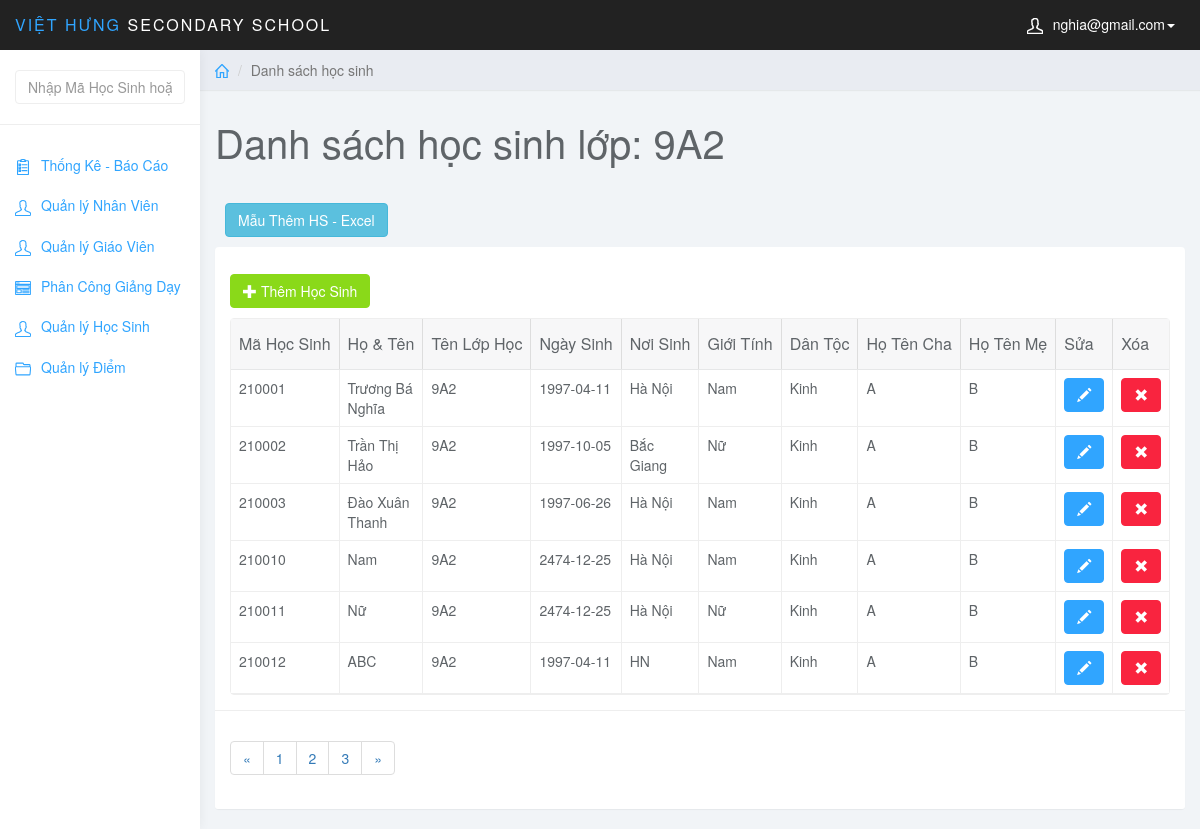
The page /admin/index.php?page=list_stu&id_class=1 (signed in) on the database its author committed.
### tables this page shows
CREATE TABLE `lophoc` (
  `MaLopHoc` varchar(10) NOT NULL,
  `Tenlophoc` varchar(20) NOT NULL,
  `KhoiHoc` varchar(10) NOT NULL,
  PRIMARY KEY (`MaLopHoc`)
);

CREATE TABLE `hocsinh` (
  `MaHS` int(6) NOT NULL,
  `MaLopHoc` varchar(10) NOT NULL,
  `TenHS` varchar(50) NOT NULL,
  `GioiTinh` varchar(5) NOT NULL,
  `NgaySinh` date NOT NULL,
  `NoiSinh` varchar(50) NOT NULL,
  `DanToc` varchar(10) NOT NULL,
  `HoTenCha` varchar(50) NOT NULL,
  `HoTenMe` varchar(50) NOT NULL,
  PRIMARY KEY (`MaHS`),
  KEY `fk_hs_lh` (`MaLopHoc`),
  CONSTRAINT `fk_hs_lh` FOREIGN KEY (`MaLopHoc`) REFERENCES `lophoc` (`MaLopHoc`)
);

### admin/list_stu.php (the view, shortened to what this page needs)
<?php
    $class_id = $_GET['id_class'];
    $sql_view = "SELECT * FROM lophoc WHERE MaLopHoc = '$class_id'";
    $query_view = mysqli_query($conn,$sql_view);
    $row_view = mysqli_fetch_assoc($query_view);
?>
<div class="col-sm-9 col-sm-offset-3 col-lg-10 col-lg-offset-2 main">
		<div class="row">
			<ol class="breadcrumb">
				<li><a href="index.php"><svg class="glyph stroked home"><use xlink:href="#stroked-home"></use></svg></a></li>
				<li class="active">Danh sách học sinh</li>
			</ol>
		</div>
		<div class="row">
			<div class="col-lg-12">
                <h1 class="page-header">Danh sách học sinh lớp: <?php echo $row_view['Tenlophoc']; ?></h1>
            </div>
		</div>
		<div id="toolbar" class="btn-group">
            <a href="index.php?page=add_stu&class_id=<?php echo $class_id; ?>" class="btn btn-success">
                <i class="glyphicon glyphicon-plus"></i> Thêm Học Sinh
            </a>
        </div>
        <form method="post" action="excel_add_mau.php" style="margin: 10px;">
            <button type="submit" name="btnExport" class="btn btn-info">Mẫu Thêm HS - Excel</button>
		</form>
		<div class="row">
			<div class="col-lg-12">
				<div class="panel panel-default">
					<div class="panel-body">
                        <table
                            data-toolbar="#toolbar"
                            data-toggle="table">
						    <thead>
						    <tr>
						        <th data-field="id" data-sortable="true">Mã Học Sinh</th>
                                <th data-field="name"  data-sortable="true">Họ & Tên</th>
                                <th data-sortable="true">Tên Lớp Học</th>
                                <th data-sortable="true">Ngày Sinh</th>
                                <th data-sortable="true">Nơi Sinh</th>
                                <th data-sortable="true">Giới Tính</th>
                                <th data-sortable="true">Dân Tộc</th>
                                <th data-sortable="true">Họ Tên Cha</th>
                                <th data-sortable="true">Họ Tên Mẹ</th>
                                <th>Sửa</th>
                                <th>Xóa</th>
						    </tr>
                            </thead>
                            <tbody>
                                <?php
                                    $sql = "SELECT * FROM hocsinh WHERE MaLopHoc = '$class_id'";
                                    $query = mysqli_query($conn,$sql);
                                    while ($row = mysqli_fetch_assoc($query)) {
                                ?>
                                <tr>
                                    <td><?php echo $row['MaHS']; ?></td>
                                    <td><?php echo $row['TenHS']; ?></td>
                                    <td><?php echo $row_view['Tenlophoc']; ?></td>
                                    <td><?php echo $row['NgaySinh']; ?></td>
                                    <td><?php echo $row['NoiSinh']; ?></td>
                                    <td><?php echo $row['GioiTinh']; ?></td>
                                    <td><?php echo $row['DanToc']; ?></td>
                                    <td><?php echo $row['HoTenCha']; ?></td>
                                    <td><?php echo $row['HoTenMe']; ?></td>
                                    <td class="form-group">
                                        <a href="index.php?page=edit_stu&id_hs=<?php echo $row['MaHS']; ?>" class="btn btn-primary"><i class="glyphicon glyphicon-pencil"></i></a>
                                    </td>
                                    <td>
                                        <a onclick=" return thongbao();" href="del_stu.php?id_hs=<?php echo $row['MaHS'] ?>&id_class=<?php echo $row['MaLopHoc'] ?>" class="btn btn-danger"><i class="glyphicon glyphicon-remove"></i></a>
                                    </td>
                                </tr>
                                    <?php } ?>
                            </tbody>
						</table>
                    </div>
                    <div class="panel-footer">
                        <nav aria-label="Page navigation example">
                            <ul class="pagination">
                                <li class="page-item"><a class="page-link" href="#">&laquo;</a></li>
                                <li class="page-item"><a class="page-link" href="#">1</a></li>
                                <li class="page-item"><a class="page-link" href="#">2</a></li>
                                <li class="page-item"><a class="page-link" href="#">3</a></li>
                                <li class="page-item"><a class="page-link" href="#">&raquo;</a></li>
                            </ul>
                        </nav>
                    </div>
				</div>
			</div>
		</div>
	</div>

### admin/css/styles.css (style rules this page uses)
body { background: #f1f4f7; padding-top: 50px; color: #5f6468; }
a, a:hover, a:focus { color: #30a5ff; }
h1, h2, h3, h4, h5, h6 { color: #5f6468; }
h1 { font-weight: 300; font-size: 40px; }
.btn-primary, .btn-primary:hover, .btn-primary:focus, .btn-primary:active, .btn-primary.active, .open > .dropdown-toggle.btn-primary, .btn-primary.disabled, .btn-primary[disabled], fieldset[disabled] .btn-primary, .btn-primary.disabled:hover, .btn-primary[disabled]:hover, fieldset[disabled] .btn-primary:hover, .btn-primary.disabled:focus, .btn-primary[disabled]:focus, fieldset[disabled] .btn-primary:focus, .btn-primary.disabled:active, .btn-primary[disabled]:active, fieldset[disabled] .btn-primary:active, .btn-primary.disabled.active, .btn-primary[disabled].active, fieldset[disabled] .btn-primary.active { background-color: #30a5ff; border-color: #30a5ff; }
.btn-success, .btn-success:hover, .btn-success:focus, .btn-success:active, .btn-success.active, .open > .dropdown-toggle.btn-success, .btn-success.disabled, .btn-success[disabled], fieldset[disabled] .btn-success, .btn-success.disabled:hover, .btn-success[disabled]:hover, fieldset[disabled] .btn-success:hover, .btn-success.disabled:focus, .btn-success[disabled]:focus, fieldset[disabled] .btn-success:focus, .btn-success.disabled:active, .btn-success[disabled]:active, fieldset[disabled] .btn-success:active, .btn-success.disabled.active, .btn-success[disabled].active, fieldset[disabled] .btn-success.active { background-color: #8ad919; border-color: #8ad919; }
.btn-danger, .btn-danger:hover, .btn-danger:focus, .btn-danger:active, .btn-danger.active, .open > .dropdown-toggle.btn-danger, .btn-danger.disabled, .btn-danger[disabled], fieldset[disabled] .btn-danger, .btn-danger.disabled:hover, .btn-danger[disabled]:hover, fieldset[disabled] .btn-danger:hover, .btn-danger.disabled:focus, .btn-danger[disabled]:focus, fieldset[disabled] .btn-danger:focus, .btn-danger.disabled:active, .btn-danger[disabled]:active, fieldset[disabled] .btn-danger:active, .btn-danger.disabled.active, .btn-danger[disabled].active, fieldset[disabled] .btn-danger.active { background-color: #f9243f; border-color: #f9243f; }
.panel { border: 0; }
.panel-footer { background: #fff; border-top: 1px solid #eee; }
.breadcrumb { border-radius: 0; padding: 10px 15px; background: #e9ecf2; box-shadow: 0 1px 1px rgba(0, 0, 0, .05); margin: 0 ; }
h1.page-header { margin-top: 30px; border-bottom: 0; }
.table { background: #fff; }
.breadcrumb .glyph { height: 14px; width: 14px; margin: -2px 0 0 0; stroke-width: 4px; }

### rows shown on the page
lophoc: Tenlophoc "9A2"
hocsinh: MaHS "210001", TenHS "Trương Bá Nghĩa", MaLopHoc.Tenlophoc "9A2", NgaySinh "1997-04-11", NoiSinh "Hà Nội", GioiTinh "Nam", DanToc "Kinh", HoTenCha "A", HoTenMe "B"
hocsinh: MaHS "210002", TenHS "Trần Thị Hảo", MaLopHoc.Tenlophoc "9A2", NgaySinh "1997-10-05", NoiSinh "Bắc Giang", GioiTinh "Nữ", DanToc "Kinh", HoTenCha "A", HoTenMe "B"
hocsinh: MaHS "210003", TenHS "Đào Xuân Thanh", MaLopHoc.Tenlophoc "9A2", NgaySinh "1997-06-26", NoiSinh "Hà Nội", GioiTinh "Nam", DanToc "Kinh", HoTenCha "A", HoTenMe "B"
hocsinh: MaHS "210010", TenHS "Nam", MaLopHoc.Tenlophoc "9A2", NgaySinh "2474-12-25", NoiSinh "Hà Nội", GioiTinh "Nam", DanToc "Kinh", HoTenCha "A", HoTenMe "B"
hocsinh: MaHS "210011", TenHS "Nữ", MaLopHoc.Tenlophoc "9A2", NgaySinh "2474-12-25", NoiSinh "Hà Nội", GioiTinh "Nữ", DanToc "Kinh", HoTenCha "A", HoTenMe "B"
hocsinh: MaHS "210012", TenHS "ABC", MaLopHoc.Tenlophoc "9A2", NgaySinh "1997-04-11", NoiSinh "HN", GioiTinh "Nam", DanToc "Kinh", HoTenCha "A", HoTenMe "B"

### other values the page prints
$_SESSION['mail_user'] "nghia@gmail.com"
